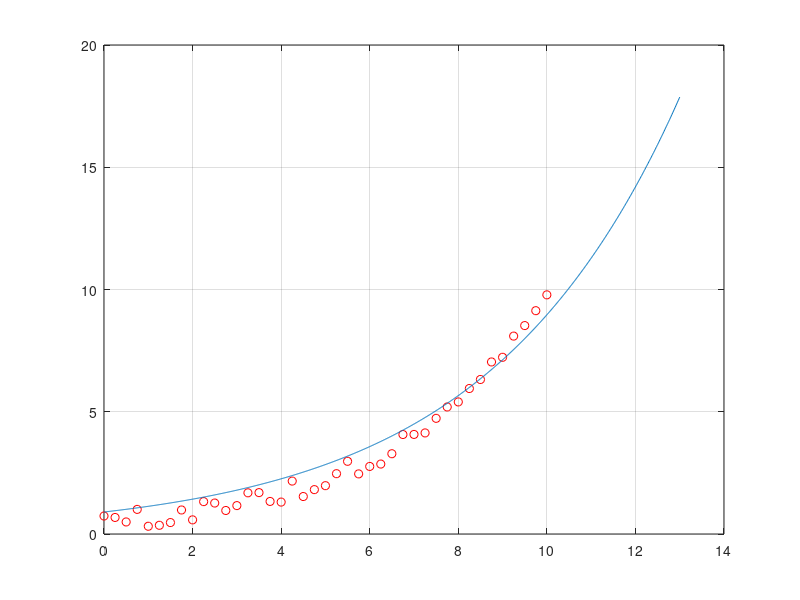

Recreate this plot in MATLAB.
clear all; close all; clc;

load data_noLineal % xp y yp

plot(xp, yp, 'ro') % Plotear puntos
grid on
hold on

M = 41; % Numero de elementos

% Metodo gradiente descendente
f = @(m,b) 1/(2*M)*sum(yp - m.*exp(b.*xp)); % Funcion exponencial
gradm = @(m,b) sum((exp(b.*xp).*(yp - exp(b.*xp).*m))/-M); % Derivada parcial con respecto a m
gradb = @(m,b) sum((m.*xp*exp(b.*xp)*(yp - exp(b.*xp).*m))/-M); % Derivada parcial con respecto a b

% Punto inicial
m = 0.9;
b = 0.23;
h = 0.000001; % Incremento
x = 0:0.01:13; % Vector de entrada

% Calcular m y b
for i = 1:200
	m = m - h.*gradm(m, b);
	b = b - h.*gradm(m, b);
end

% Plotear solucion
plot(x, m*(exp(b.*x)));

% Imprimir en consola resultados
m
b

% Minimo
[~, n] = min(m*exp(b.*x));
minx = x(n)
miny = m.*exp(b.*x(n))